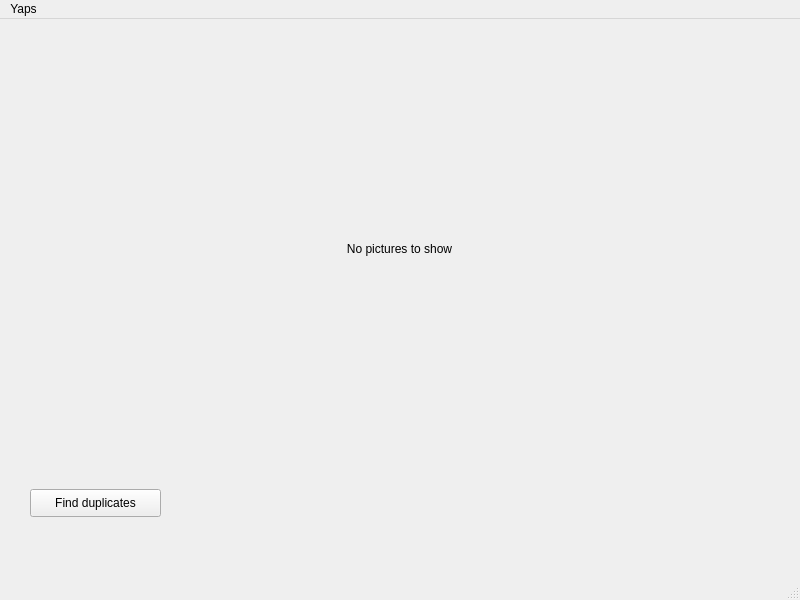
<?xml version="1.0" encoding="UTF-8"?>
<ui version="4.0">
 <class>MainWindow</class>
 <widget class="QMainWindow" name="MainWindow">
  <property name="geometry">
   <rect>
    <x>0</x>
    <y>0</y>
    <width>800</width>
    <height>600</height>
   </rect>
  </property>
  <property name="windowTitle">
   <string>MainWindow</string>
  </property>
  <widget class="QWidget" name="centralwidget">
   <widget class="QWidget" name="gridLayoutWidget">
    <property name="geometry">
     <rect>
      <x>-1</x>
      <y>9</y>
      <width>801</width>
      <height>441</height>
     </rect>
    </property>
    <layout class="QGridLayout" name="picturesGrid">
     <item row="0" column="0">
      <widget class="QLabel" name="pictureEmptyLabel">
       <property name="text">
        <string>No pictures to show</string>
       </property>
       <property name="alignment">
        <set>Qt::AlignCenter</set>
       </property>
      </widget>
     </item>
    </layout>
   </widget>
   <widget class="QPushButton" name="findDuplicatesButton">
    <property name="geometry">
     <rect>
      <x>30</x>
      <y>470</y>
      <width>131</width>
      <height>28</height>
     </rect>
    </property>
    <property name="text">
     <string>Find duplicates</string>
    </property>
   </widget>
  </widget>
  <widget class="QMenuBar" name="menubar">
   <property name="geometry">
    <rect>
     <x>0</x>
     <y>0</y>
     <width>800</width>
     <height>22</height>
    </rect>
   </property>
   <widget class="QMenu" name="menuYaps">
    <property name="title">
     <string>Yaps</string>
    </property>
    <addaction name="actionOpenCatalog"/>
   </widget>
   <addaction name="menuYaps"/>
  </widget>
  <widget class="QStatusBar" name="statusbar"/>
  <action name="actionOpenCatalog">
   <property name="text">
    <string>Open catalog</string>
   </property>
  </action>
 </widget>
 <resources/>
 <connections/>
</ui>
